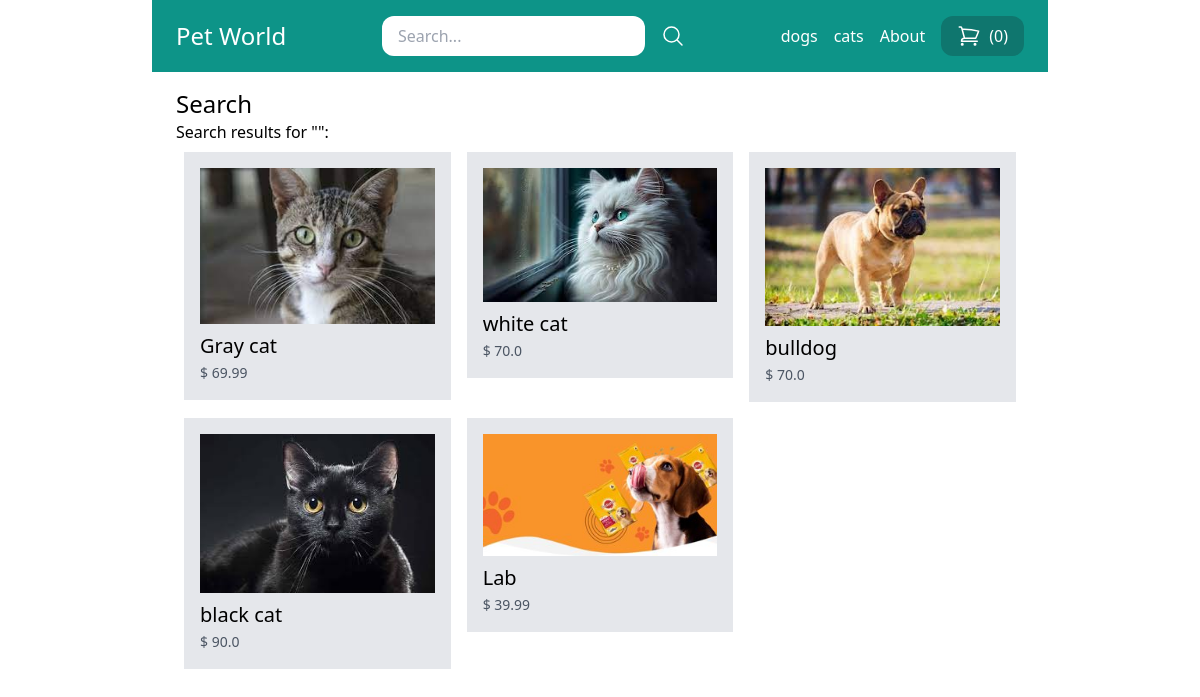
The app's page /search/ with its own data.
### store/models.py (models this page shows, shortened)
class Category(models.Model):
    title = models.CharField(max_length = 50)
    slug = models.SlugField(max_length = 50)
    class Meta:
        verbose_name_plural ='Categories'

class Product(models.Model):
    DRAFT = 'draft'
    WAITING_APPROVAL = 'waintingapproval'
    ACTIVE = 'active'
    DELETED = 'deleted'
    STATUS_CHOICES = (
        (DRAFT, 'Draft'),
        (WAITING_APPROVAL,'Waiting approval'),
        (ACTIVE,'Active'),
        (DELETED,'Deleted')
    )
    user = models.ForeignKey(User, related_name='products', on_delete= models.CASCADE)
    category = models.ForeignKey(Category, related_name='products', on_delete= models.CASCADE)
    age =  models.IntegerField( blank = True, null = True)
    title = models.CharField(max_length = 50)
    slug = models.SlugField(max_length = 50)
    description = models.TextField(blank = True)
    price = models.IntegerField()
    image =models.ImageField(upload_to='uploads/product_images/', blank=True, null=True)
    thumbnail = models.ImageField(upload_to='upload/product_images/thumbnail/', blank=True, null=True)
    created_at = models.DateTimeField(auto_now_add=True)
    updated_at = models.DateTimeField(auto_now=True)
    status = models.CharField(max_length=50, choices = STATUS_CHOICES, default= ACTIVE)
    class Meta:
        ordering = ('-created_at',)
    def get_display_price(self):
        return self.price / 100
    def get_thumbnail(self):
        if self.thumbnail:
            return self.thumbnail.url

### store/views.py (the view)
# urls.py: path('search/', views.search, name='search'),
def search(request):
    query = request.GET.get('query','')
    products = Product.objects.filter(status=Product.ACTIVE).filter(Q(title__icontains=query) | Q(description__icontains=query))
    return render(request, 'store/search.html', {
        'query':query,
        'products':products
    })

### store/cart.py (called while the page is built)
    def __len__(self):
        return sum(item['quantity'] for item in self.cart.values())

### store/context_processors.py (called while the page is built)
def cart(request):
    return{'cart': Cart(request)}

### store/templatetags/menu.py (called while the page is built)
@register.inclusion_tag("core/menu.html")
def menu():
    categories = Category.objects.all()
    return {'categories': categories}

### store/templates/store/search.html (shortened to what this page needs)
{% extends 'core/base.html' %}
{% block content %}
    <h1 class="text-2xl">Search </h1>
    <h2 class+"text-xs text-gray-600">Search results for "{{ query }}":</h2>
    {% if products  %}
    {% include 'store/partials/products.html' %}
    {% else %}
        <p>There are no product maching</p>
    {% endif %}
{% endblock %}

### core/templates/core/menu.html
{% for category in categories %}
<a href="{% url 'category_detail' category.slug  %}" class="text-white">{{ category.title }}</a>
{% endfor %}
<a href="{% url 'about' %}" class="text-white">About</a>

### store/templates/store/partials/products.html
<div class="flex flex-wrap">
    {% for product in products %}
       <div class="product w-1/3 p-2">
         <div class=" bg-gray-200 p-4">
            <a href=" {% url 'product_detail' product.category.slug product.slug  %} ">
               {% if product.image %}
                  <div class="image mb-2">
                     <img src="{{ product.get_thumbnail }}" alt="image of  {{ product.title }}">
                  </div>
               {% endif %}
               <h2 class="text-xl"> {{ product.title }} </h2>
               <a class="text-sm text-gray-600">$ {{ product.get_display_price }}
            </a>
         </div>
       </div>
    {% endfor %}
   </div>

### records on screen
Category: title "dogs"
Category: title "cats"
Product: get_thumbnail (picture), title "Gray cat", get_display_price "69.99"
Product: get_thumbnail (picture), title "white cat", get_display_price "70.0"
Product: get_thumbnail (picture), title "bulldog", get_display_price "70.0"
Product: get_thumbnail (picture), title "black cat", get_display_price "90.0"
Product: get_thumbnail (picture), title "Lab", get_display_price "39.99"

### other values on screen
{{ cart|length }} "0"
